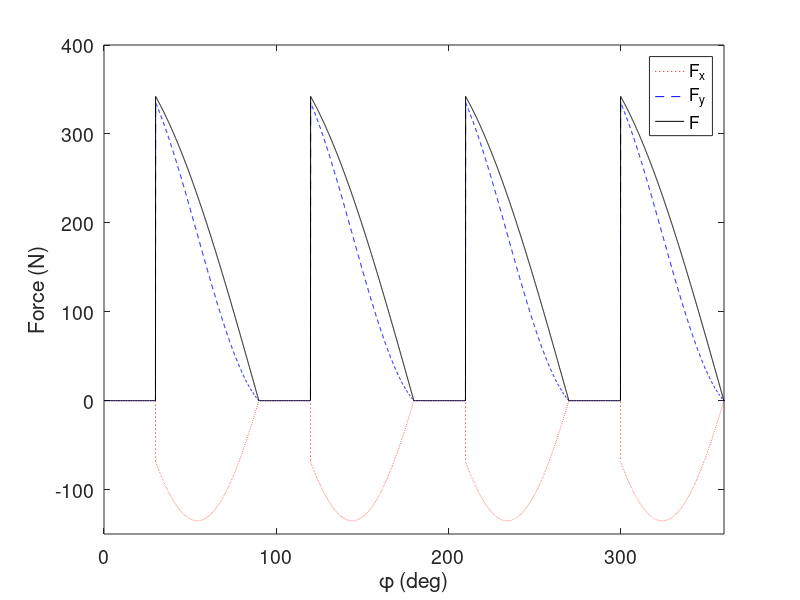
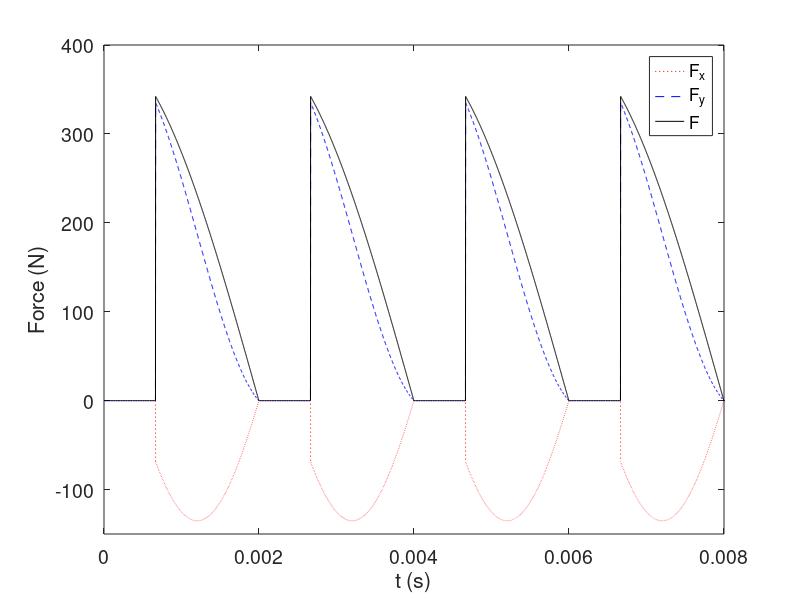
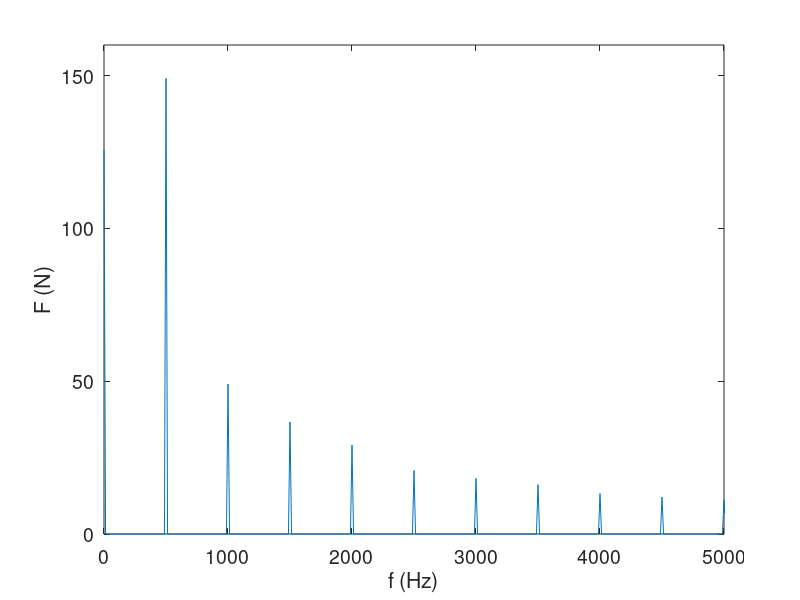

Source code (MATLAB) for these figures, in order:
% p_4_1_2_3.m
% Copyright
% University of Florida
% T. Schmitz
% June 1, 2008

clear all
close all
clc

% Simulation specifications
kt = 750;                       % tangential specific force, N/mm^2
kn = 250;                       % normal specific force, N/mm^2
b = 5;                          % axial depth, mm
ft = 0.1;                       % feed per tooth, mm/tooth
phis = 120;                     % cut start angle, deg
phie = 180;                     % cut exit angle, deg
gamma = 0;                      % helix angle, deg
d = 19;                         % cutter diameter, mm
Nt = 4;                         % number of teeth, int
omega = 7500;                   % spindle speed, rpm
steps = 2^12;                   % steps for one cutter revolution, int
dt = 60/(steps*omega);          % time step, s
dphi = 360/steps;               % angular step, deg
if gamma == 0                   % straight teeth
    db = b;                     % discretized axial depth, m
else                            % nonzero helix angle
    db = d*(dphi*pi/180)/2/tan(gamma*pi/180);
end
steps_axial = round(b/db);      % number of steps along tool axis
tooth_angles = 0:360/Nt:(360-360/Nt);  % angles of Nt cutter teeth starting from zero, deg

% Initialize vectors
teeth = round(tooth_angles/dphi) + 1;
phi = linspace(0, (steps-1)*dphi, steps);
Force_x = zeros(1, steps);
Force_y = zeros(1, steps);

% Main program
for cnt1 = 1:10*steps              % time steps, s
    for cnt2 = 1:Nt              
   		teeth(cnt2) = teeth(cnt2) + 1;      % index teeth one position (rotate cutter by dphi)
	    if teeth(cnt2) > steps
	      	teeth(cnt2) = 1;
      	end
    end

    Fx = 0;
    Fy = 0;
    for cnt3 = 1:Nt                         % sum forces over all teeth
        for cnt4 = 1:steps_axial            % sum forces along axial depth of helical endmill
            phi_counter = teeth(cnt3) - (cnt4-1);
            if phi_counter < 1              % helix has wrapped through phi = 0 deg
                phi_counter = phi_counter + steps;
            end
            phia = phi(phi_counter);        % angle for given axial disk, deg
            
            if (phia >= phis) & (phia <= phie)          % verify that tooth angle is in specified range for current disk, deg
                h = ft*sin(phia*pi/180);                % chip thickness, m
                Ft = kt*db*h;                           % tangential force, N
                Fn = kn*db*h;                           % normal force, N
         	else    % tooth angle is outside range bounded by radial immersion
        		Ft = 0;
                Fn = 0;
            end

            Fx = Fx + Fn*sin(phia*pi/180) + Ft*cos(phia*pi/180);    % N
            Fy = Fy - Fn*cos(phia*pi/180) + Ft*sin(phia*pi/180);    % N
        end     % cnt4 loop
    end         % cnt3 loop
    
    Force_x(cnt1) = Fx;
    Force_y(cnt1) = Fy;
    t(cnt1) = (cnt1-1)*dt;
    tooth_angle(cnt1) = (cnt1-1)*dphi;
end             % cnt1 loop

% Calculate resultant force
Force = (Force_x.^2 + Force_y.^2).^0.5; % N
time = tooth_angle/omega*60/360;

figure(1)
plot(tooth_angle, Force_x, 'r:', tooth_angle, Force_y, 'b--', tooth_angle, Force, 'k')
axis([0 360 -150 400])
set(gca,'FontSize', 14)
xlabel('\phi (deg)')
ylabel('Force (N)')
legend('F_x', 'F_y', 'F')

figure(2)
plot(t, Force_x, 'r:', t, Force_y, 'b--', t, Force, 'k')
axis([0 0.008 -150 400])
set(gca,'FontSize', 14)
xlabel('t (s)')
ylabel('Force (N)')
legend('F_x', 'F_y', 'F')

% Calculate FFT of time domain Force signal
N = length(Force);
fs = 1/dt;              % sampling frequency, Hz
F_mean = mean(Force);
Force = Force - F_mean; % remove mean prior to computing FFT
F = fft(Force');
F = F(1:N/2+1);
F = F/(N/2);            % correct amplitude
F(1) = F_mean;          % replace DC value with mean
f = [0:fs/N:(1-1/(2*N))*fs]';
f = f(1:N/2+1);         % frequency, Hz

figure(3)
plot(f, abs(F))
axis([0 5000 0 160])
set(gca,'FontSize', 14)
xlabel('f (Hz)')
ylabel('F (N)')
